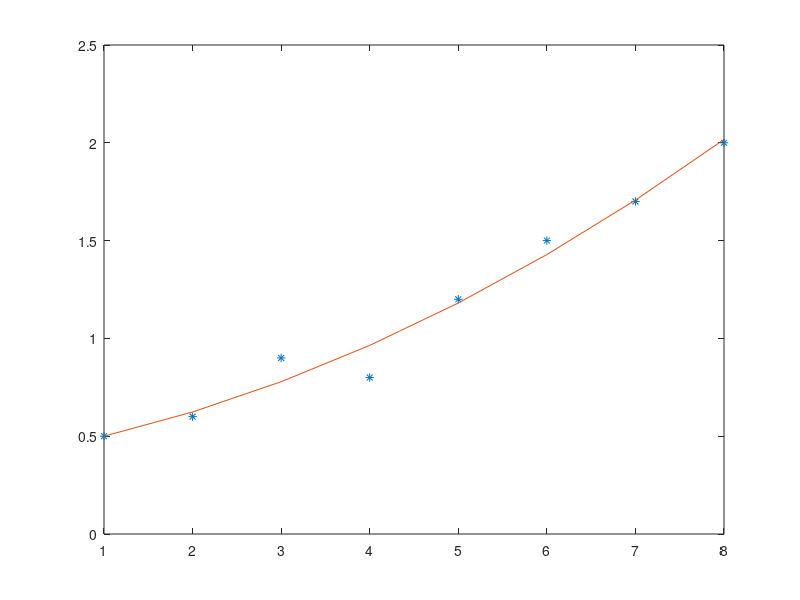

Source code (MATLAB):
%Ex1b 

x=[1 2 3 4 5 6 7 8];
f=[0.5 0.6 0.9 0.8 1.2 1.5 1.7 2.0];
n=3;

g0=@(x) 0*x+1;
g1=@(x) x;
g2=@(x) x.^2;
g=[g2(x);g1(x);g0(x)]

m=length(x);

for i=1:n
  for j=1:n
    a(i,j)=0;
    for k=1:m
      a(i,j)=a(i,j)+g(i,k)*g(j,k);
    endfor
  endfor
  b(i,1)=0;
  for k=1:m
    b(i,1)=b(i,1)+g(i,k)*f(k);
  endfor
end

%triangularizacao
for k=1:n-1
  for i=k+1:n
    m(i,k)=a(i,k)/a(k,k);
    a(i,k)=0;
    for j=k+1:n
      a(i,j)=a(i,j)-m(i,k)*a(k,j);
    end 
    b(i)=b(i)-m(i,k)*b(k);
  end 
end 


for i=n:-1:1
  soma=0;
  for j=i+1:n
    soma=soma+a(i,j)*c(j,1);
  endfor
   c(i,1)=(b(i,1)-soma)/a(i,i);
endfor
c1=c(1,1)
c2=c(2,1)
c3=c(3,1)

%combinacao linear
phi=0
for k=1:n
  phi=phi+c(k)*g(k,:);
end 
plot(x,f,'*', x,phi) 
